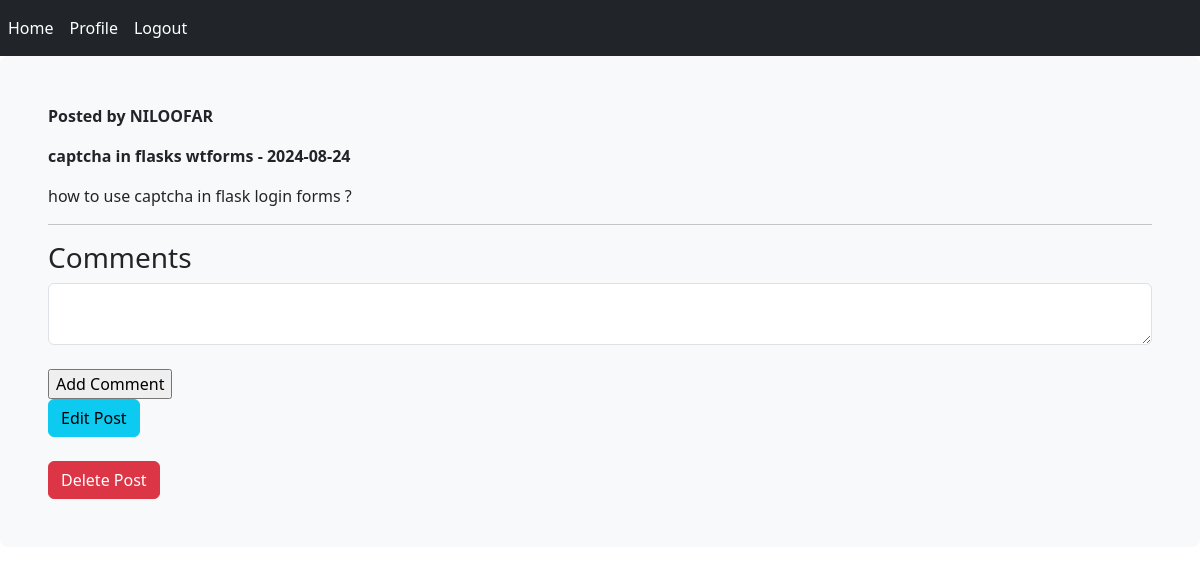
Page /post_detail/2 (signed in) on the committed database.
### blog/models.py (models this page shows, shortened)
class User(UserMixin, db.Model):
    id = db.Column(db.Integer, primary_key=True)
    username = db.Column(db.String(30), unique=True,nullable=False)
    email = db.Column(db.String(45), unique=True, nullable=False)
    password = db.Column(db.String(30), nullable=False)
    posts = db.relationship('Post', backref='author', lazy=True)

class Post(db.Model):
    id = db.Column(db.Integer, primary_key=True)
    title = db.Column(db.String(120),nullable=False)
    date = db.Column(db.DateTime, default=datetime.now)
    content = db.Column(db.Text, nullable=False)
    user_id = db.Column(db.Integer, db.ForeignKey('user.id'), nullable=False)
    comments = db.relationship('Comment', backref='post')

### blog/routes.py (the view)
@app.route('/post_detail/<int:post_id>', methods=('GET', 'POST'))
@login_required
def post_detail(post_id):
    form = CommentForm()
    post = Post.query.get_or_404(post_id)
    if form.validate_on_submit() and form.submit.data:
        comment = Comment(content=form.content.data, post=post)
        db.session.add(comment)
        db.session.commit()
        flash('Your comment added successfully', 'success')
        return redirect(url_for('post_detail', post_id=post.id))
    return render_template('post_detail.html', post=post, form=form)

### blog/forms.py
class CommentForm(FlaskForm):
    content = TextAreaField('Comment')
    submit = SubmitField('Add Comment')

### blog/models.py (called while the page is built)
@login_manager.user_loader
def load_user(user_id):
    return User.query.get(int(user_id))

### blog/templates/post_detail.html (shortened to what this page needs)
{% extends 'base.html' %}
{% block content %}
    <div class="content">
        <div class="post">
            <p><b>Posted by {{ post.author.username|upper }}</b></p>
            <b>
                <p class="title">{{ post.title }} - {{ post.date.strftime('%Y-%m-%d') }}</p>
            </b>
            <div class="content">
                <p>{{ post.content }}</p>
            </div>
            <hr>
            <h3>Comments</h3>
            <form action="" method="post">
                {{ form.content(class='form-control') }}<br>
                {{ form.submit }}
            </form>
        </div>
    </div>
    {% if post.author == current_user %}
        <a href="{{ url_for('edit_post', post_id=post.id) }}" class="btn btn-info">Edit Post</a><br><br>
        <a href="{{ url_for('delete_post', post_id=post.id) }}" class="btn btn-danger">Delete Post</a>
    {% endif %}
{% endblock %}

### rows in the picture
User: author.username "NILOOFAR"
Post: title "captcha in flasks wtforms", date "2024-08-24", content "how to use captcha in flask login forms ?"
